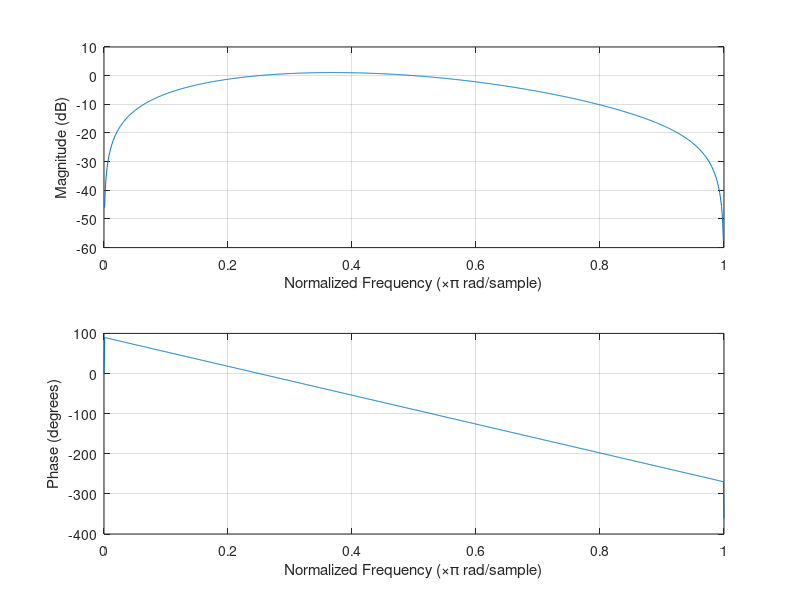

Write the MATLAB code that produced this figure. (Note: this script raises an error after producing the figure.)

%% Ex1) answer for result worked by hand on board
h=[.5-.5*sin(pi/4) .5 0  -.5 -(.5-.5*sin(pi/4))];

freqz(h,1,1000)
boldify
title('hand-designed filter')

%% make your own bandpass filter
N = 64;
Hd = zeros(1,N);  % put N points around the unit circle
deltaW = 2*pi/N % figure out the spacing
omegas = (0:N-1)/N * 2*pi;
% pick the frequencies from pi/4 up to pi/3
ipass = find(omegas>pi/4 & omegas<=pi/2);
Hd(ipass) = 1; 
% get the negative frequencies
ipass2 = find(omegas>=3*pi/2 & omegas<7*pi/4);
Hd(ipass2) = 1; % make a bandpass!!

figure,plot(omegas,Hd)
title('Desired response')
xlabel('\omega, radians/sec')

h = ifft(Hd);  % get the filter in the time domain
figure,stem(h)

hShift = fftshift(h);
freqz(hShift,1,1000)

%% make your own weird filter
N = 64;
Hd = zeros(1,N);  % put N points around the unit circle
deltaW = 2*pi/N % figure out the spacing
omegas = (0:N-1)/N * 2*pi;
% pick the frequencies from pi/4 up to pi/3
ipass = find(omegas>pi/4 & omegas<=pi/2);
Hd(ipass) = sin(omegas(ipass)).^2; % just for fun - could be anything
% get the negative frequencies
ipass2 = find(omegas>=3*pi/2 & omegas<7*pi/4);
Hd(ipass2) = sin(omegas(ipass2)).^2; % just for fun

figure,plot(omegas,Hd)
title('Desired response')
xlabel('\omega, radians/sec')

h = ifft(Hd);  % get the filter in the time domain
% need to take out tiny imaginary part
h = real(h);
figure,stem(h)

hShift = fftshift(h);
freqz(hShift,1,1000)

%% Ex2) lowpass, fir2
f = [0 0.3 0.5 0.6 0.6 1]; 
m = [1 1 1 1 0 0];
b = fir2(30,f,m,boxcar(31));
[h,w] = freqz(b,1,128);
figure
plot(f,m,':o',w/pi,abs(h))
boldify
legend('Ideal','fir2 Designed')
title('Comparison of Frequency Response Magnitudes - Boxcar')


%% Ex2a) lowpass, fir2 - with Hann window this time
f = [0 0.3 0.5 0.6 0.6 1]; 
m = [1 1 1 1 0 0];
b = fir2(30,f,m,hann(31));
[h,w] = freqz(b,1,128);
figure
plot(f,m,':o',w/pi,abs(h))
boldify
legend('Ideal','fir2 Designed')
title('Comparison of Frequency Response Magnitudes - Boxcar')

%% Ex3) lowpass, fir2, but with 'don't care' region
f = [0 0.3 0.5 0.6 0.7 1]; 
m = [1 1 1 1 0 0];
b = fir2(30,f,m,boxcar(31));
[h,w] = freqz(b,1,128);
figure
plot(f,m,':o',w/pi,abs(h))
boldify
legend('Ideal','fir2 Designed')
title('FIR2 with transition region - Boxcar')

%% Ex4) same as above, but using Hann window
f = [0 0.3 0.5 0.6 0.7 1]; m = [1 1 1 1 0 0];
b = fir2(30,f,m,hann(31));
[h,w] = freqz(b,1,128);
figure
plot(f,m,':o',w/pi,abs(h))
boldify
legend('Ideal','fir2 Designed')
title('FIR2 with transition - Hann')


%% arbirary response, fir2, boxcar
f = [0 0.3 0.5 0.6 0.62 1]; m = [.5 .5 1 .9 0 0];
b = fir2(30,f,m,boxcar(31));
[hbx,w] = freqz(b,1,128);
figure
plot(f,m,':o',w/pi,abs(hbx))
boldify
legend('Ideal','fir2 Designed')
title('Comparison of Frequency Response Magnitudes - Boxcar')


%% arbirary response, fir2, hanning
f = [0 0.3 0.5 0.6 0.62 1]; m = [.5 .5 1 .9 0 0];
b = fir2(30,f,m,hanning(31));
[h,w] = freqz(b,1,128);
figure
plot(f,m,':o',w/pi,abs(h),w/pi,abs(hbx))
boldify
legend('Ideal','fir2, hann','fir2, boxcar')
title('Comparison of Frequency Response Magnitudes - Hann')



%% LEAST SQUARES solver: arbirary response, firls, hanning
f = [0 0.3 0.5 0.6 0.62 1]; m = [.5 .5 1 .9 0 0];
b = firls(30,f,m);
[h,w] = freqz(b,1,128);
figure
plot(f,m,':o',w/pi,abs(h),w/pi,abs(hbx))
boldify
legend('Ideal','firls','fir2, boxcar')
title('Comparison of Frequency Response Magnitudes - least squares')

% check: does FIRLS really give lower error at the specified points?

fSpecBx = interp1(w/pi,abs(hbx),f);
fSpecLs = interp1(w/pi,abs(h),f);

freqSamp_errors = nansum((fSpecBx-m).^2)
LSerrors = nansum((fSpecLs-m).^2)

%% arbirary response, firls vs boxcar: easier problem
f = [0 0.3 0.5 0.6 0.8 1]; m = [.5 .5 1 .9 0 0];
b = firls(30,f,m);
[h,w] = freqz(b,1,128);
bbx = fir2(30,f,m);
[hbx,w] = freqz(bbx,1,128);
figure
plot(f,m,':o',w/pi,abs(h),w/pi,abs(hbx))
boldify
legend('Ideal','firls','fir2, boxcar')
title('Comparison of Frequency Response Magnitudes - least squares')


